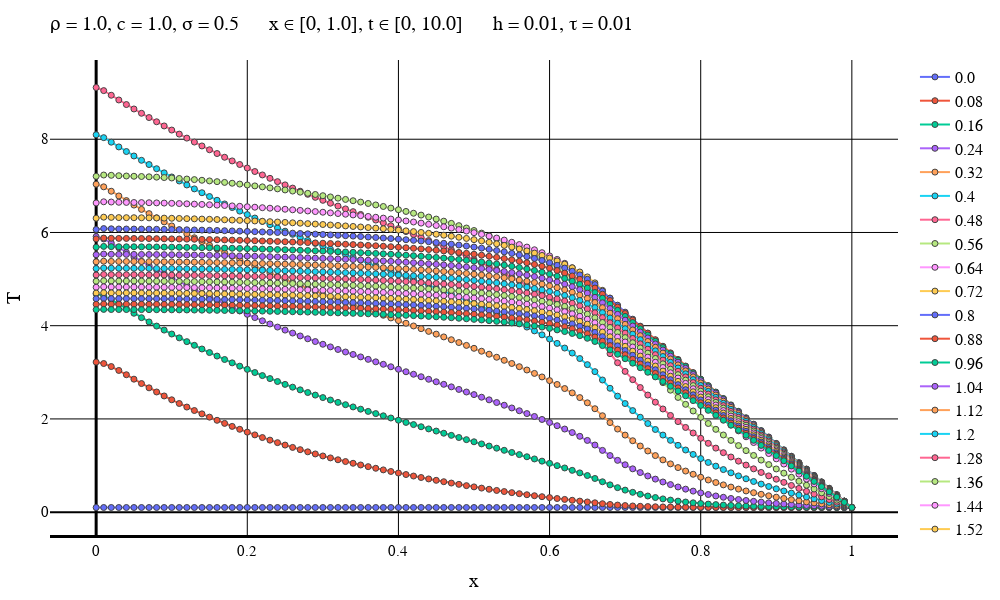

Notebook cell for this chart:
### Code cell
typeOfScheme = "Symmetric"

solutionFile = "D:\\Calc_Methods_2\\Lab2\\LinearHeatEq\\MixedCondsRightT\\$typeOfScheme\\solution$numOfEq.txt"
dataFile = "D:\\Calc_Methods_2\\Lab2\\LinearHeatEq\\MixedCondsRightT\\$typeOfScheme\\data$numOfEq.txt"
intervalFile = "D:\\Calc_Methods_2\\Lab2\\LinearHeatEq\\MixedCondsRightT\\$typeOfScheme\\interval$numOfEq.txt"

solutionMatrix = readdlm(solutionFile)
dataVec = readdlm(dataFile)
intervalVec = readdlm(intervalFile);

L = dataVec[3]
timeEnd = dataVec[4]
numOfXIntervals = Int(intervalVec[1])
numOfTIntervals = Int(intervalVec[2])
h = L / numOfXIntervals
τ = timeEnd / numOfTIntervals
if default == true
    plotStep = trunc(Int, timeEnd / (defaultStepParam * τ))
    numOfPlots = numOfTIntervals + 1    
else
    plotStep = firstSteps
    numOfPlots = firstPlots
end
println("Шаг графика: $plotStep")
println("Время последнего графика: $((numOfPlots - 1)*τ)")
makePlot(numOfPlots, plotStep, solutionMatrix, dataVec, intervalVec)
